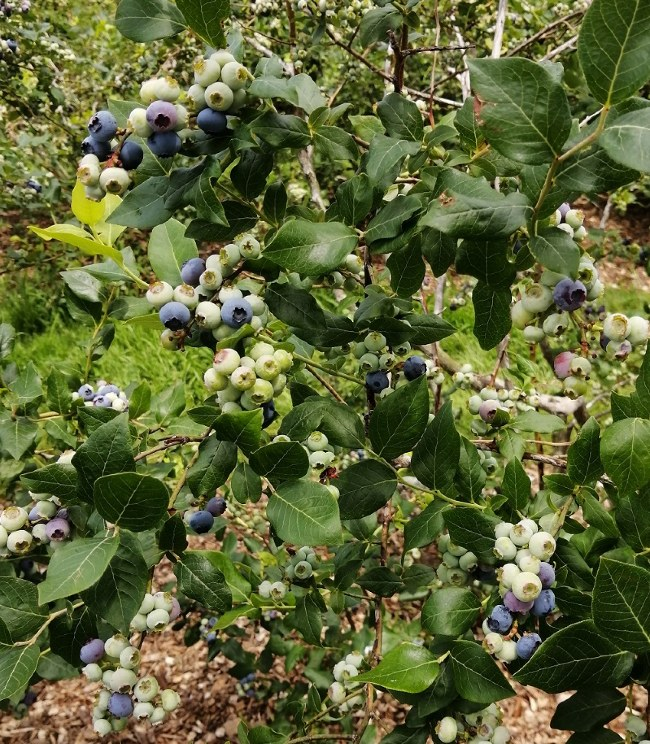
#> input picture Detecting_Edges_and_Shapes/images/blueberries.jpg, 650 x 744 px
$ jupyter execute Example_3.ipynb
#> lines starting #> are read from the running program, lines starting #| are printed output that depends on the picture; after the words box and inside, x2 and y2 are one past the last pixel; in counts of white or black regions, pixels touching at a corner belong together
# Finding Blueberry Edges

[cell 1]
import cv2
import matplotlib.pyplot as plt
from skimage import filters
import numpy as np
from scipy import ndimage

[cell 2]
berries = cv2.imread("./images/blueberries.jpg")
#> berries is the input picture: shape (744, 650, 3); mean B, G, R 55.9, 101.2, 93.5
berries = cv2.cvtColor(berries, cv2.COLOR_BGR2RGB)

plt.imshow(berries)
plt.axis('off')
plt.title('RGB')
plt.show()

Edges detection using the default Sobel method.

[cell 3]
berries_grayscale = cv2.cvtColor(berries, cv2.COLOR_RGB2GRAY)
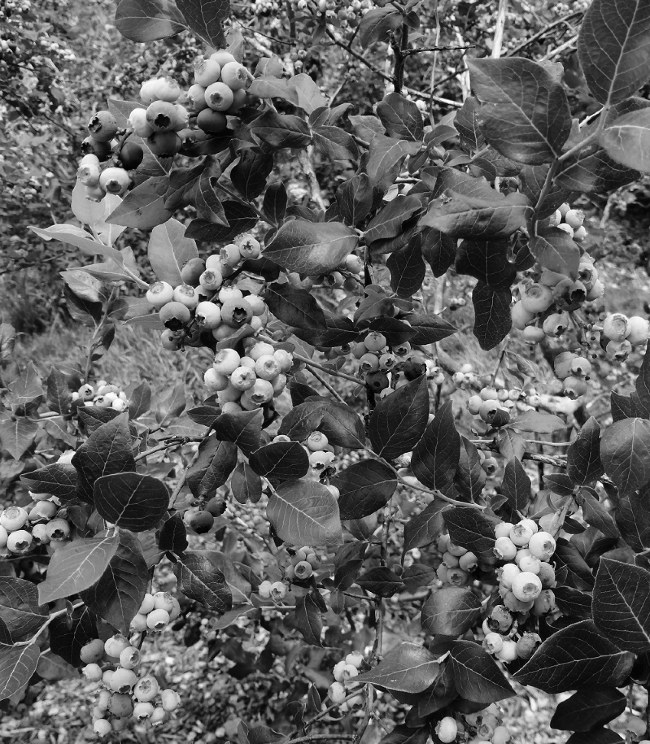
#> berries_grayscale: shape (744, 650); min 0, max 255, mean 93.7
berries_edge = filters.sobel(berries_grayscale)
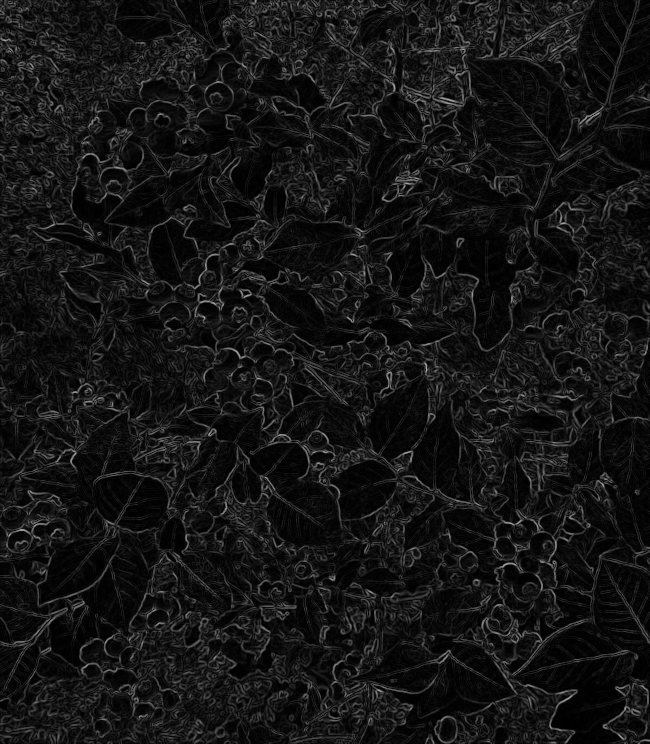
#> berries_edge: shape (744, 650) float64; min 0, max 0.7, mean 0.0832
berries_edge = berries_edge / berries_edge.max() * 255
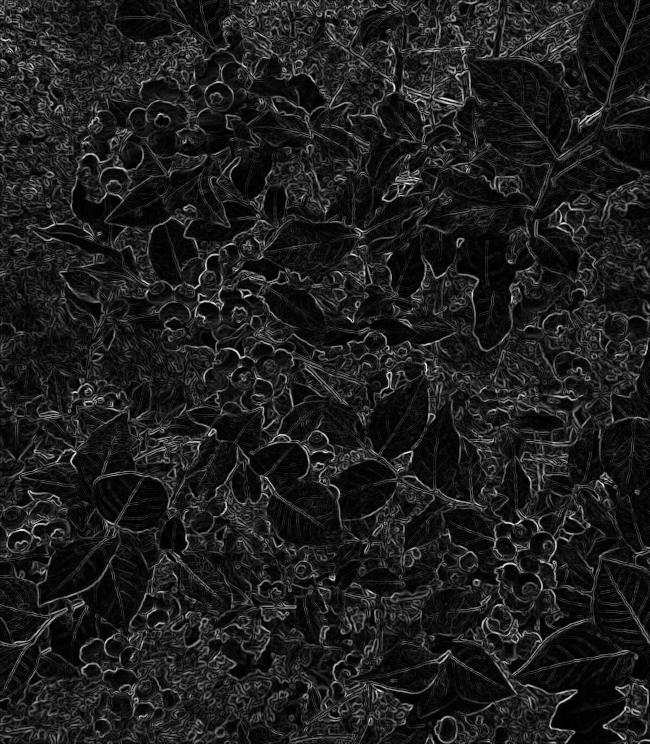
#> berries_edge: shape (744, 650) float64; min 0, max 255, mean 30.3
thresh, berries_edge = cv2.threshold(berries_edge.astype(np.uint8), 127, 255, cv2.THRESH_OTSU)
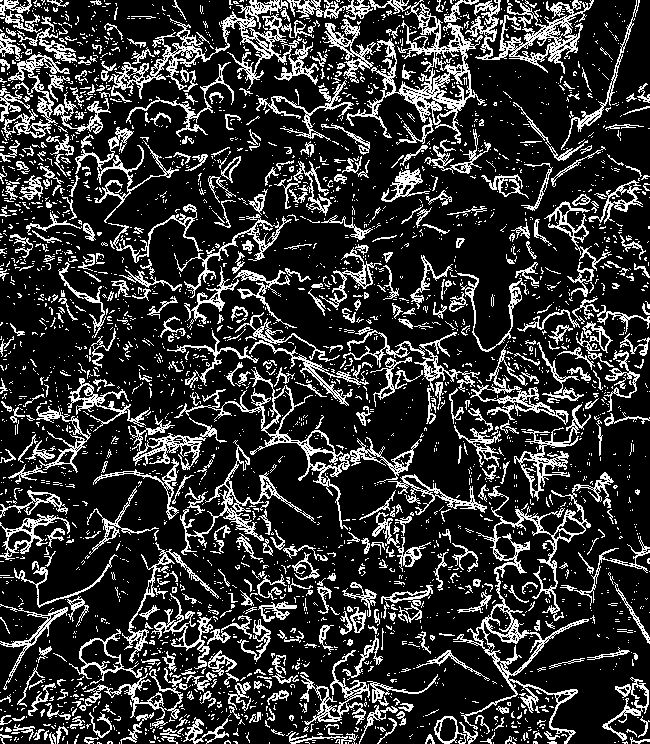
#> berries_edge: shape (744, 650); 20.2% white in thin lines or dots
#> thresh = 47

plt.imshow(berries_edge, cmap='gray')
plt.title("Edges")
plt.axis('off')
plt.show()

Import a pre-made binary mask, created using HSV thresholding and cleaned with morphological operations.

[cell 4]
berries_mask = cv2.imread('./images/blueberries_BW.jpg', cv2.IMREAD_GRAYSCALE)
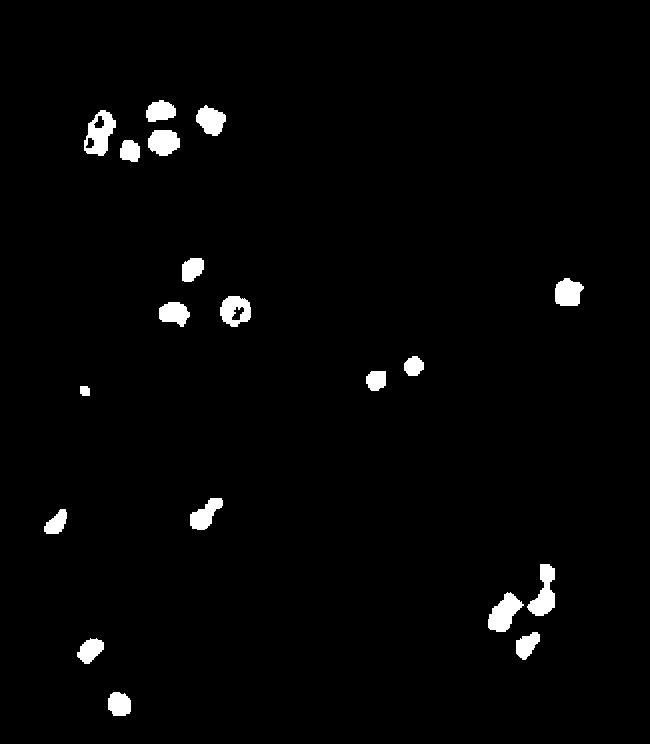
#> input picture Detecting_Edges_and_Shapes/images/blueberries_BW.jpg, 650 x 744 px
#> berries_mask is the input picture: shape (744, 650); min 0, max 255, mean 5.2
_, berries_mask = cv2.threshold(berries_mask.astype(np.uint8), 127, 255, cv2.THRESH_OTSU)
#> berries_mask: shape (744, 650); 2% white; 19 white regions, largest, box (x1, y1, x2, y2) and area: (84, 110, 116, 156) 837, (488, 592, 524, 632) 811, (527, 564, 555, 616) 803

plt.imshow(berries_mask, cmap='gray')
plt.title("Mask")
plt.axis('off')
plt.show()

There are many objects in the image of blueberries: leaves, ground cover, unripe blueberries, and ripe blueberries. If we use the edge function without any preprocessing, the result is a bit of a mess.
On the other hand, if we threshold and binarize the image first, we can obtain clean edges of just the ripe blueberries. We've loaded a cleaned binary mask into BW. We can find the edges of connected objects in the binary image using [findContours()](https://docs.opencv.org/4.x/d3/dc0/group__imgproc__shape.html#gadf1ad6a0b82947fa1fe3c3d497f260e0) function.

[cell 5]
berries_mask = ndimage.binary_fill_holes(berries_mask)
#> berries_mask: shape (744, 650) bool; 2.1% white; 19 white regions
berries_contours, _ = cv2.findContours(berries_mask.astype(np.uint8), cv2.RETR_TREE, cv2.CHAIN_APPROX_SIMPLE)
#> berries_contours = 19 contours; largest, box (x1, y1, x2, y2) and area: (84, 110, 116, 156) 906, (488, 592, 524, 632) 752, (527, 564, 555, 616) 729, (220, 296, 251, 327) 694, (148, 130, 180, 156) 604

We can find out by visualizing the boundaries on top of the original image.

[cell 6]
berries = cv2.drawContours(berries, berries_contours, -1, (255, 0, 0), 3)
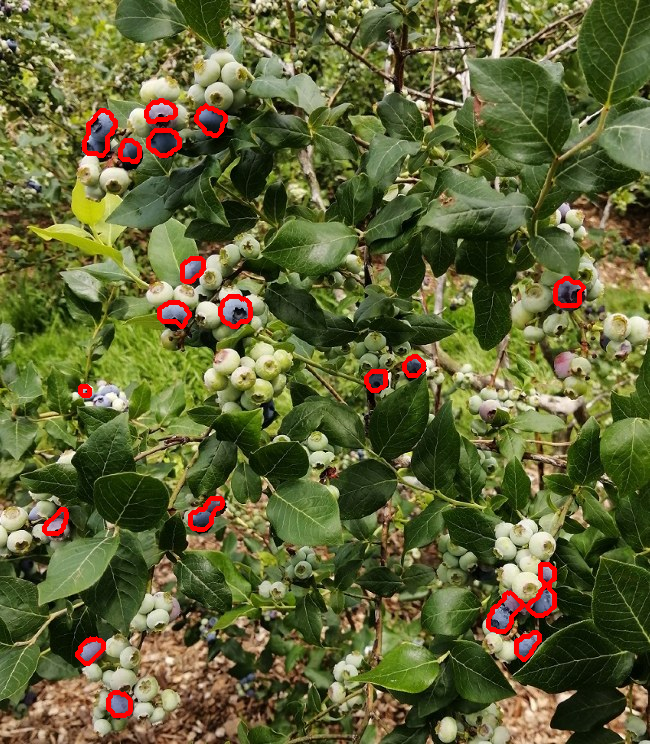
#> berries: shape (744, 650, 3); mean R, G, B 96.2, 99.9, 54.6

plt.imshow(berries)
plt.title("Boundaries")
plt.axis('off')
plt.show()
